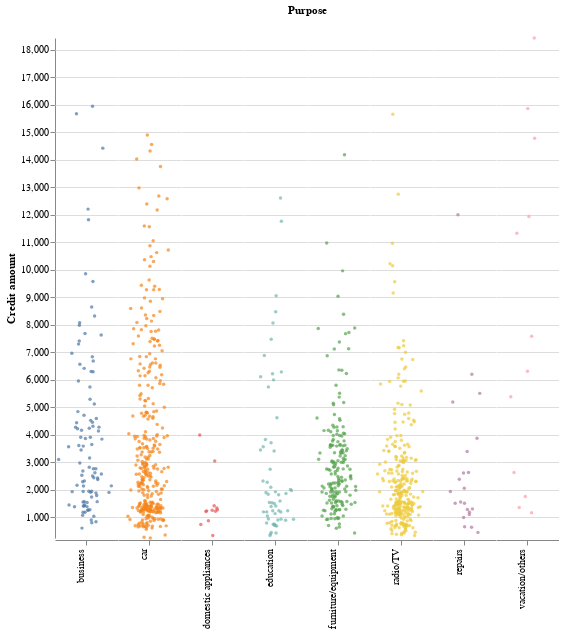

Write notebook code for a chart like this one.
### Code cell
chart = swarm_plot(df, *['Credit amount', 'Purpose'], **{})
chart

### Figure 1 — Vega-Lite specification as saved in the notebook (floating-point values rounded to 4 significant figures; data arrays with more than 128 entries replaced by an {"elided": "..."} marker saying what was removed)
{"config": {"view": {"continuousWidth": 400, "continuousHeight": 300, "stroke": null}, "facet": {"spacing": 0}}, "data": {"name": "data-e2c6a153e441ce82ff1d8fbfa2c42c07"}, "mark": {"type": "circle", "size": 12}, "encoding": {"color": {"field": "Purpose", "legend": null, "type": "nominal"}, "column": {"field": "Purpose", "header": {"labelAlign": "right", "labelAngle": -90, "labelOrient": "bottom", "labelPadding": 3, "titleOrient": "top"}, "type": "nominal"}, "x": {"axis": {"grid": false, "labels": false, "ticks": true, "values": [0]}, "field": "jitter", "title": null, "type": "quantitative"}, "y": {"field": "Credit amount", "scale": {"domain": [250.0, 18420.0]}, "type": "quantitative"}}, "height": 500, "transform": [{"calculate": "sqrt(-2*log(random()))*cos(2*PI*random())", "as": "jitter"}], "width": 62.5, "$schema": "https://vega.github.io/schema/vega-lite/v4.17.0.json", "datasets": {"data-e2c6a153e441ce82ff1d8fbfa2c42c07": {"elided": "1000 records"}}}
